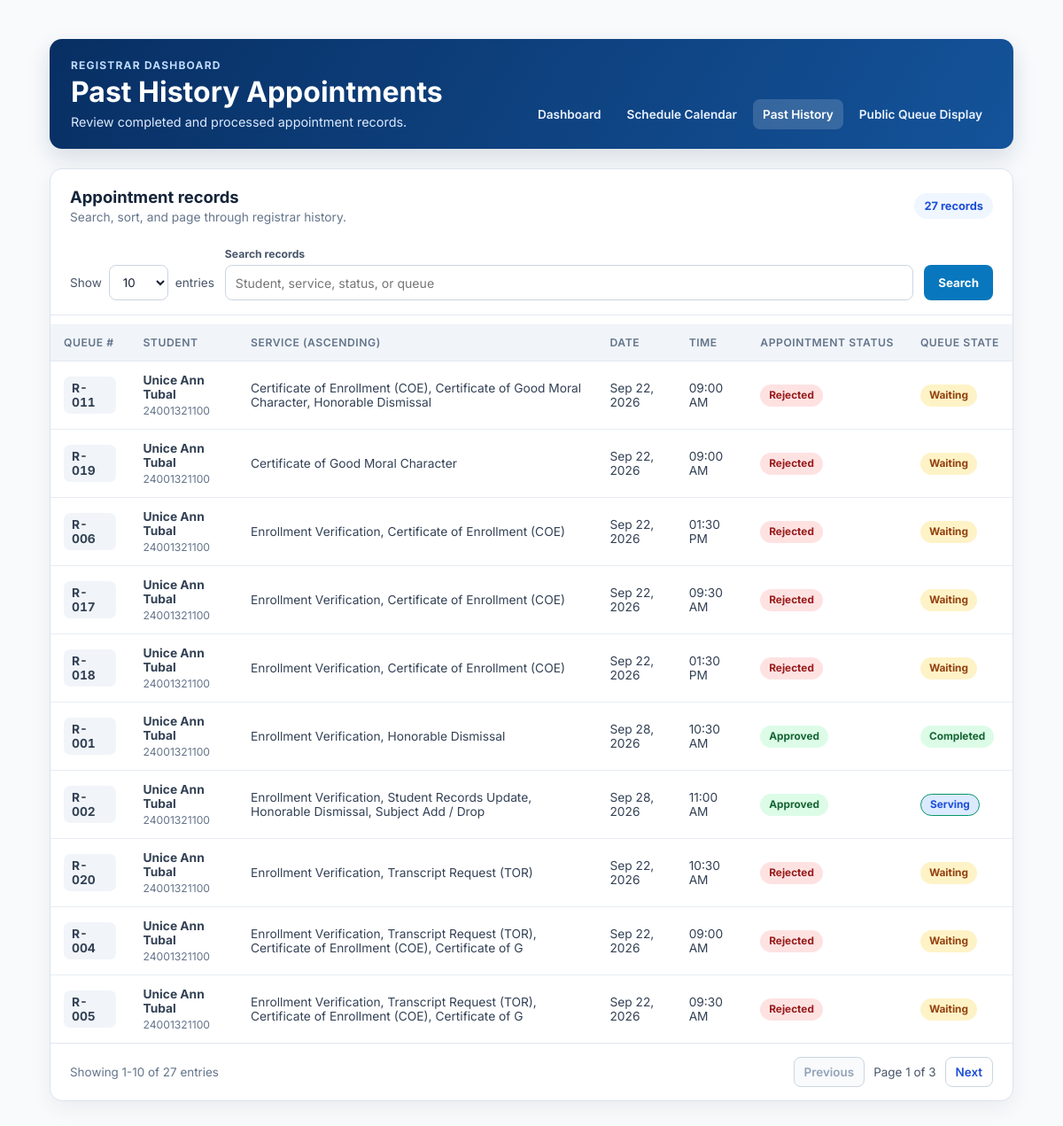
The page /appointment-history.php?sort=service&direction=ASC&page=1 (signed in) on the database its author committed.
### tables this page shows
CREATE TABLE `appointments` (
  `id` int(11) NOT NULL AUTO_INCREMENT,
  `slot_id` int(11) DEFAULT NULL,
  `student_id` varchar(50) NOT NULL,
  `office` varchar(50) NOT NULL,
  `service` varchar(100) NOT NULL,
  `appointment_date` date NOT NULL,
  `appointment_time` time NOT NULL,
  `status` varchar(50) NOT NULL DEFAULT 'Pending',
  `rejection_reason` text DEFAULT NULL,
  `registrar_notes` text DEFAULT NULL,
  `queue_number` varchar(20) NOT NULL DEFAULT '',
  `queue_status` varchar(30) NOT NULL DEFAULT 'Waiting',
  `called_at` datetime DEFAULT NULL,
  `created_at` timestamp NOT NULL DEFAULT current_timestamp(),
  `updated_at` timestamp NOT NULL DEFAULT current_timestamp() ON UPDATE current_timestamp(),
  `processed_at` datetime DEFAULT NULL,
  PRIMARY KEY (`id`),
  KEY `student_id` (`student_id`),
  KEY `slot_id` (`slot_id`),
  CONSTRAINT `appointments_ibfk_1` FOREIGN KEY (`student_id`) REFERENCES `users` (`student_id`)
);

### appointment-history.php (the view, shortened to what this page needs)
<?php
require_once __DIR__ . '/db.php';
$sortable = [
    'appointment_date' => 'a.appointment_date',
    'appointment_time' => 'a.appointment_time',
    'service' => 'a.service',
    'status' => 'a.status',
    'queue_number' => 'a.queue_number',
    'student_id' => 'a.student_id',
];
$sort = $_GET['sort'] ?? 'appointment_date';
$direction = strtoupper($_GET['direction'] ?? 'DESC');
$search = trim($_GET['q'] ?? '');
$size = (int)($_GET['size'] ?? 10);
$where = "a.office = 'registrar' AND (a.status IN ('Approved','Rejected','Cancelled') OR a.queue_status IN ('Completed','Skipped'))";
$params = [];
$types = '';
$count_stmt = mysqli_prepare($con, "SELECT COUNT(*) AS total FROM appointments a LEFT JOIN users u ON u.student_id = a.student_id WHERE $where");
if ($count_stmt) mysqli_stmt_execute($count_stmt);
$count_result = $count_stmt ? mysqli_stmt_get_result($count_stmt) : false;
$total = $count_result ? (int)(mysqli_fetch_assoc($count_result)['total'] ?? 0) : 0;
$pages = max(1, (int)ceil($total / $size));
$page = min(max(1, (int)($_GET['page'] ?? 1)), $pages);
$offset = ($page - 1) * $size;
$sql = "SELECT a.id, a.student_id, a.queue_number, a.service, a.appointment_date, a.appointment_time, a.status, a.queue_status, CONCAT(COALESCE(u.first_name,''),' ',COALESCE(u.last_name,'')) AS student_name FROM appointments a LEFT JOIN users u ON u.student_id = a.student_id WHERE $where ORDER BY {$sortable[$sort]} $direction LIMIT ? OFFSET ?";
$rows_stmt = mysqli_prepare($con, $sql);
if ($rows_stmt) {
    if ($types !== '') {
        [$p1, $p2, $p3, $p4, $p5, $p6] = $params;
        mysqli_stmt_bind_param($rows_stmt, 'ssssssii', $p1, $p2, $p3, $p4, $p5, $p6, $size, $offset);
    } else {
        mysqli_stmt_bind_param($rows_stmt, 'ii', $size, $offset);
    }
    mysqli_stmt_execute($rows_stmt);
    $rows = mysqli_stmt_get_result($rows_stmt);
} else {
    $rows = false;
}
function history_url(array $changes = []): string {
    return '?' . http_build_query(array_merge($_GET, $changes));
}
function history_badge_class(string $status): string {
    $key = strtolower(trim($status));
    $classes = [
        'approved' => 'badge-approved', 'completed' => 'badge-completed',
        'rejected' => 'badge-rejected', 'cancelled' => 'badge-cancelled',
        'serving' => 'badge-serving', 'waiting' => 'badge-waiting',
        'skipped' => 'badge-skipped', 'pending' => 'badge-pending',
    ];
    return $classes[$key] ?? 'badge-neutral';
}
?>
<!doctype html>
<html lang="en">
<head>
  <link rel="stylesheet" href="admin.css">
</head>
<body>
  <main class="history-page">
    <header class="history-page-header">
      <div>
        <p class="history-eyebrow">Registrar Dashboard</p>
        <h1>Past History Appointments</h1>
        <p class="history-subtitle">Review completed and processed appointment records.</p>
      </div>
      <nav class="history-nav" aria-label="Registrar navigation">
        <a href="admin.php?office=registrar">Dashboard</a>
        <a href="./schedule-calendar.php" title="Open the weekly registrar appointment calendar">Schedule Calendar</a>
        <a class="active" aria-current="page" href="appointment-history.php">Past History</a>
        <a href="now-serving.php" target="_blank" rel="noopener">Public Queue Display</a>
      </nav>
    </header>
    <section class="history-card" aria-labelledby="historyTableHeading">
      <div class="history-card-heading">
        <div><h2 id="historyTableHeading">Appointment records</h2><p>Search, sort, and page through registrar history.</p></div>
        <span class="history-total-pill"><?php echo number_format($total); ?> records</span>
      </div>
      <form class="history-tools" method="get" action="appointment-history.php">
        <label class="history-entry-control">Show
          <select name="size" onchange="this.form.submit()">
            <?php foreach ([10, 25, 50, 100] as $n): ?><option value="<?php echo $n; ?>" <?php echo $size === $n ? 'selected' : ''; ?>><?php echo $n; ?></option><?php endforeach; ?>
          </select> entries
        </label>
        <label class="history-search-control"><span>Search records</span>
          <input type="search" name="q" value="<?php echo htmlspecialchars($search); ?>" placeholder="Student, service, status, or queue">
        </label>
        <button class="history-search-button" type="submit">Search</button>
      </form>
      <div class="history-table-scroll">
        <table class="history-table">
          <thead><tr>
            <?php foreach (['queue_number' => 'Queue #', 'student_id' => 'Student', 'service' => 'Service', 'appointment_date' => 'Date', 'appointment_time' => 'Time', 'status' => 'Appointment Status'] as $key => $label): ?>
              <?php $next_direction = $sort === $key && $direction === 'ASC' ? 'DESC' : 'ASC'; ?>
              <th scope="col"><a href="<?php echo htmlspecialchars(history_url(['sort' => $key, 'direction' => $next_direction, 'page' => 1])); ?>"><?php echo htmlspecialchars($label); ?><?php echo $sort === $key ? ($direction === 'ASC' ? ' (ascending)' : ' (descending)') : ''; ?></a></th>
            <?php endforeach; ?>
            <th scope="col">Queue State</th>
          </tr></thead>
          <tbody>
          <?php if ($rows && mysqli_num_rows($rows) > 0): while ($row = mysqli_fetch_assoc($rows)): ?>
            <?php $status = (string)($row['status'] ?? ''); $queue_state = trim((string)($row['queue_status'] ?? '')); ?>
            <tr>
              <td><span class="history-queue-number"><?php echo htmlspecialchars($row['queue_number'] ?: '#' . $row['id']); ?></span></td>
              <td><strong><?php echo htmlspecialchars($row['student_name'] ?: 'Student'); ?></strong><small><?php echo htmlspecialchars($row['student_id']); ?></small></td>
              <td><?php echo htmlspecialchars($row['service']); ?></td>
              <td><?php echo htmlspecialchars(date('M d, Y', strtotime($row['appointment_date']))); ?></td>
              <td><?php echo htmlspecialchars(date('h:i A', strtotime($row['appointment_time']))); ?></td>
              <td><span class="status-pill <?php echo history_badge_class($status); ?>"><?php echo htmlspecialchars($status ?: 'Unknown'); ?></span></td>
              <td><span class="status-pill <?php echo history_badge_class($queue_state); ?>"><?php echo htmlspecialchars($queue_state ?: 'None'); ?></span></td>
            </tr>
          <?php endwhile; else: ?>
            <tr><td class="history-empty" colspan="7">No appointment records match your search.</td></tr>
          <?php endif; ?>
          </tbody>
        </table>
      </div>
      <footer class="history-pages">
        <p><?php echo $total ? 'Showing ' . number_format($offset + 1) . '-' . number_format(min($offset + $size, $total)) . ' of ' . number_format($total) . ' entries' : 'Showing 0 entries'; ?></p>
        <div class="history-pagination" aria-label="History pagination">
          <a class="<?php echo $page <= 1 ? 'is-disabled' : ''; ?>" href="<?php echo htmlspecialchars(history_url(['page' => max(1, $page - 1)])); ?>" aria-disabled="<?php echo $page <= 1 ? 'true' : 'false'; ?>">Previous</a>
          <span>Page <?php echo $page; ?> of <?php echo $pages; ?></span>
          <a class="<?php echo $page >= $pages ? 'is-disabled' : ''; ?>" href="<?php echo htmlspecialchars(history_url(['page' => min($pages, $page + 1)])); ?>" aria-disabled="<?php echo $page >= $pages ? 'true' : 'false'; ?>">Next</a>
        </div>
      </footer>
    </section>
  </main>
</body>
</html>

### rows shown on the page
appointments: queue_number "R-011", student_name "Unice Ann Tubal", student "24001321100", service "Certificate of Enrollment (COE), Certificate of Good Moral Character, Honorable Dismissal", appointment_date "Sep 22, 2026", appointment_time "09:00 AM", status "Rejected", queue_status "Waiting"
appointments: queue_number "R-019", student_name "Unice Ann Tubal", student "24001321100", service "Certificate of Good Moral Character", appointment_date "Sep 22, 2026", appointment_time "09:00 AM", status "Rejected", queue_status "Waiting"
appointments: queue_number "R-006", student_name "Unice Ann Tubal", student "24001321100", service "Enrollment Verification, Certificate of Enrollment (COE)", appointment_date "Sep 22, 2026", appointment_time "01:30 PM", status "Rejected", queue_status "Waiting"
appointments: queue_number "R-017", student_name "Unice Ann Tubal", student "24001321100", service "Enrollment Verification, Certificate of Enrollment (COE)", appointment_date "Sep 22, 2026", appointment_time "09:30 AM", status "Rejected", queue_status "Waiting"
appointments: queue_number "R-018", student_name "Unice Ann Tubal", student "24001321100", service "Enrollment Verification, Certificate of Enrollment (COE)", appointment_date "Sep 22, 2026", appointment_time "01:30 PM", status "Rejected", queue_status "Waiting"
appointments: queue_number "R-001", student_name "Unice Ann Tubal", student "24001321100", service "Enrollment Verification, Honorable Dismissal", appointment_date "Sep 28, 2026", appointment_time "10:30 AM", status "Approved", queue_status "Completed"
appointments: queue_number "R-002", student_name "Unice Ann Tubal", student "24001321100", service "Enrollment Verification, Student Records Update, Honorable Dismissal, Subject Add / Drop", appointment_date "Sep 28, 2026", appointment_time "11:00 AM", status "Approved", queue_status "Serving"
appointments: queue_number "R-020", student_name "Unice Ann Tubal", student "24001321100", service "Enrollment Verification, Transcript Request (TOR)", appointment_date "Sep 22, 2026", appointment_time "10:30 AM", status "Rejected", queue_status "Waiting"
appointments: queue_number "R-004", student_name "Unice Ann Tubal", student "24001321100", service "Enrollment Verification, Transcript Request (TOR), Certificate of Enrollment (COE), Certificate of G", appointment_date "Sep 22, 2026", appointment_time "09:00 AM", status "Rejected", queue_status "Waiting"
appointments: queue_number "R-005", student_name "Unice Ann Tubal", student "24001321100", service "Enrollment Verification, Transcript Request (TOR), Certificate of Enrollment (COE), Certificate of G", appointment_date "Sep 22, 2026", appointment_time "09:30 AM", status "Rejected", queue_status "Waiting"

### other values the page prints
$total "27"
$label "QUEUE #"
$label "STUDENT"
$label "SERVICE"
$label "DATE"
$label "TIME"
$label "APPOINTMENT STATUS"
$offset + 1 "1"
min($offset + $size, $total) "10"
$page "1"
$pages "3"
form field size "10"
